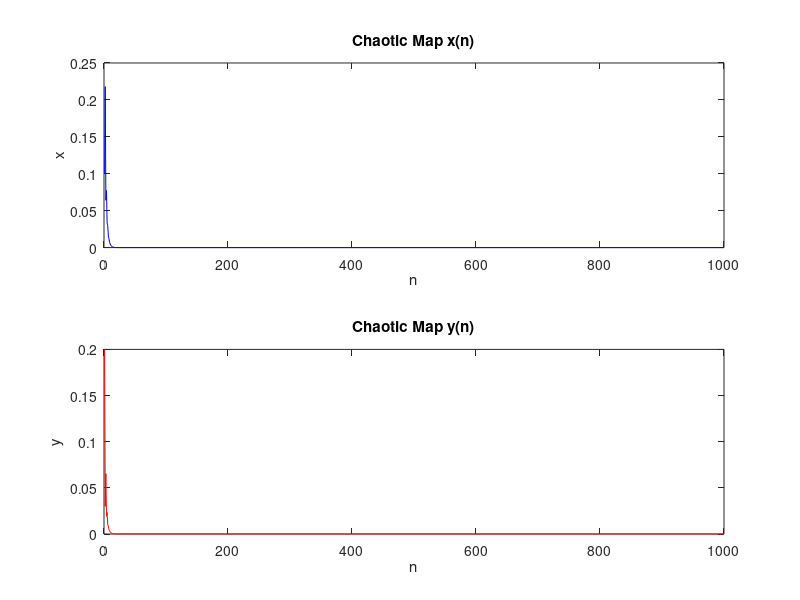
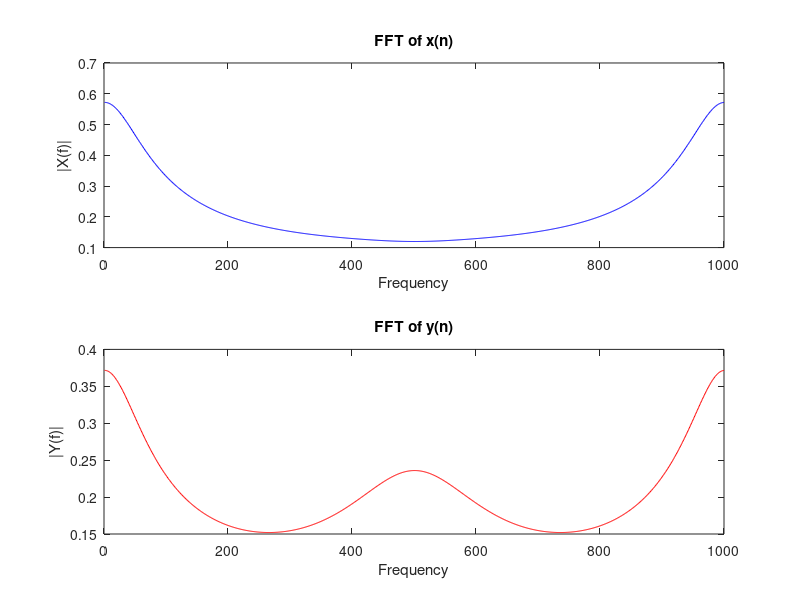

The MATLAB source for these figures, in order:
% Two Discrete Memory Chaotic Maps and Its DSP Implementation

% Define parameters
N = 1000; % Number of iterations
x = zeros(1,N); % Initialize x array
y = zeros(1,N); % Initialize y array
a = 0.2; % Parameter a
b = 0.3; % Parameter b

% Initial conditions
x(1) = 0.1;
y(1) = 0.2;

% Generate chaotic map
for n = 2:N
    x(n) = y(n-1) + a*x(n-1)*(1-x(n-1));
    y(n) = b*x(n-1);
end

% Plot the chaotic map
figure;
subplot(2,1,1);
plot(1:N, x, 'b');
title('Chaotic Map x(n)');
xlabel('n');
ylabel('x');

subplot(2,1,2);
plot(1:N, y, 'r');
title('Chaotic Map y(n)');
xlabel('n');
ylabel('y');

% Perform DSP implementation
X = fft(x); % Compute FFT of x
Y = fft(y); % Compute FFT of y

% Plot the FFT results
figure;
subplot(2,1,1);
plot(abs(X), 'b');
title('FFT of x(n)');
xlabel('Frequency');
ylabel('|X(f)|');

subplot(2,1,2);
plot(abs(Y), 'r');
title('FFT of y(n)');
xlabel('Frequency');
ylabel('|Y(f)|');